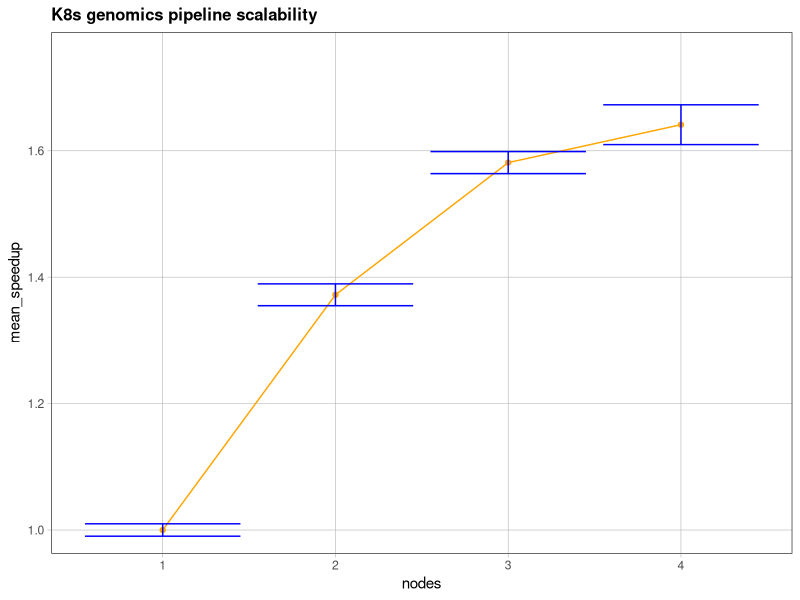

Write the R code that produced this figure.
library(tidyverse)

times <- read.csv("scalability/times.csv")

t1s <- times %>%
  filter(nodes == 1) %>%
  select(exec_time_sec) %>%
  rename(t1 = exec_time_sec)

speedup <- crossing(t1s, times) %>%
  mutate(speedup = t1/exec_time_sec) %>%
  group_by(nodes) %>%
  summarise(
    mean_speedup = mean(speedup),
    sd_speedup = sd(speedup)
  )

ggplot(speedup, aes(nodes, mean_speedup)) +
  theme_bw() +
  theme(
    plot.title = element_text(face = "bold", size = 12),
    axis.ticks = element_line(colour = "grey70", size = 0.2),
    panel.grid.major = element_line(colour = "grey70", size = 0.2),
    panel.grid.minor = element_blank()
  ) +
  labs(
    title = "K8s genomics pipeline scalability"
  ) +
  geom_line(color = "orange") +
  geom_point(color = "orange") +
  geom_errorbar(aes(x=nodes,
                    y=sd_speedup,
                    ymin=mean_speedup-sd_speedup,
                    ymax=mean_speedup+sd_speedup),
                color = "blue"
  ) +
  coord_cartesian(ylim = c(1.0, 1.75))
